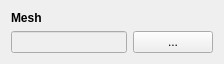
<?xml version="1.0" encoding="UTF-8"?>
<ui version="4.0">
 <class>MeshWidget</class>
 <widget class="QWidget" name="MeshWidget">
  <property name="geometry">
   <rect>
    <x>0</x>
    <y>0</y>
    <width>224</width>
    <height>62</height>
   </rect>
  </property>
  <property name="windowTitle">
   <string>Form</string>
  </property>
  <layout class="QVBoxLayout" name="verticalLayout">
   <item>
    <widget class="QLabel" name="label">
     <property name="font">
      <font>
       <weight>75</weight>
       <bold>true</bold>
      </font>
     </property>
     <property name="text">
      <string>Mesh</string>
     </property>
    </widget>
   </item>
   <item>
    <layout class="QHBoxLayout" name="horizontalLayout">
     <item>
      <widget class="QLineEdit" name="textFile">
       <property name="enabled">
        <bool>false</bool>
       </property>
      </widget>
     </item>
     <item>
      <widget class="QPushButton" name="buttonOpen">
       <property name="text">
        <string>...</string>
       </property>
      </widget>
     </item>
    </layout>
   </item>
  </layout>
 </widget>
 <resources/>
 <connections/>
</ui>
